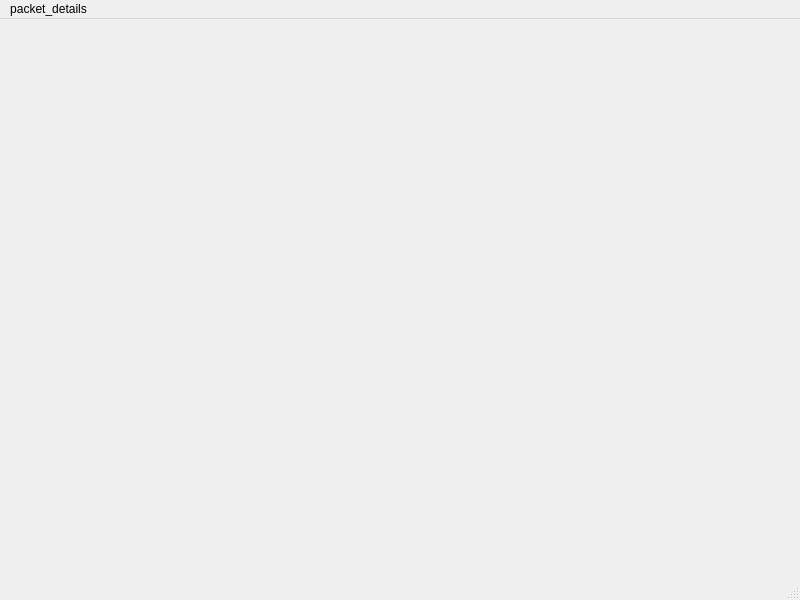
<?xml version="1.0" encoding="UTF-8"?>
<ui version="4.0">
 <class>MainWindow</class>
 <widget class="QMainWindow" name="MainWindow">
  <property name="geometry">
   <rect>
    <x>0</x>
    <y>0</y>
    <width>800</width>
    <height>600</height>
   </rect>
  </property>
  <property name="windowTitle">
   <string>MainWindow</string>
  </property>
  <widget class="QWidget" name="centralwidget"/>
  <widget class="QMenuBar" name="menubar">
   <property name="geometry">
    <rect>
     <x>0</x>
     <y>0</y>
     <width>800</width>
     <height>26</height>
    </rect>
   </property>
   <widget class="QMenu" name="menupacket_details">
    <property name="title">
     <string>packet_details</string>
    </property>
   </widget>
   <addaction name="menupacket_details"/>
  </widget>
  <widget class="QStatusBar" name="statusbar"/>
 </widget>
 <resources/>
 <connections/>
</ui>
